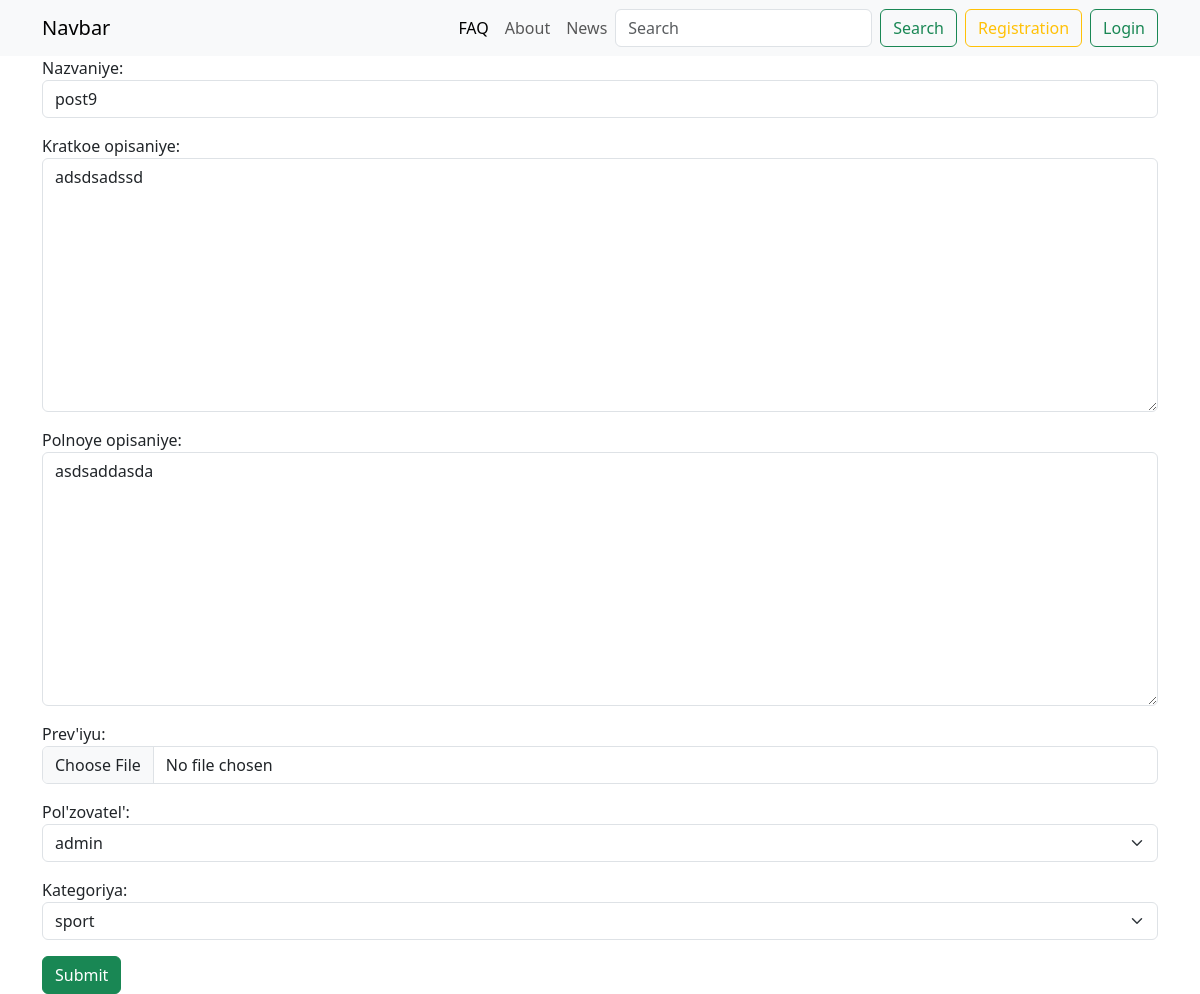
The app's page /news/post9/edit/, older data.
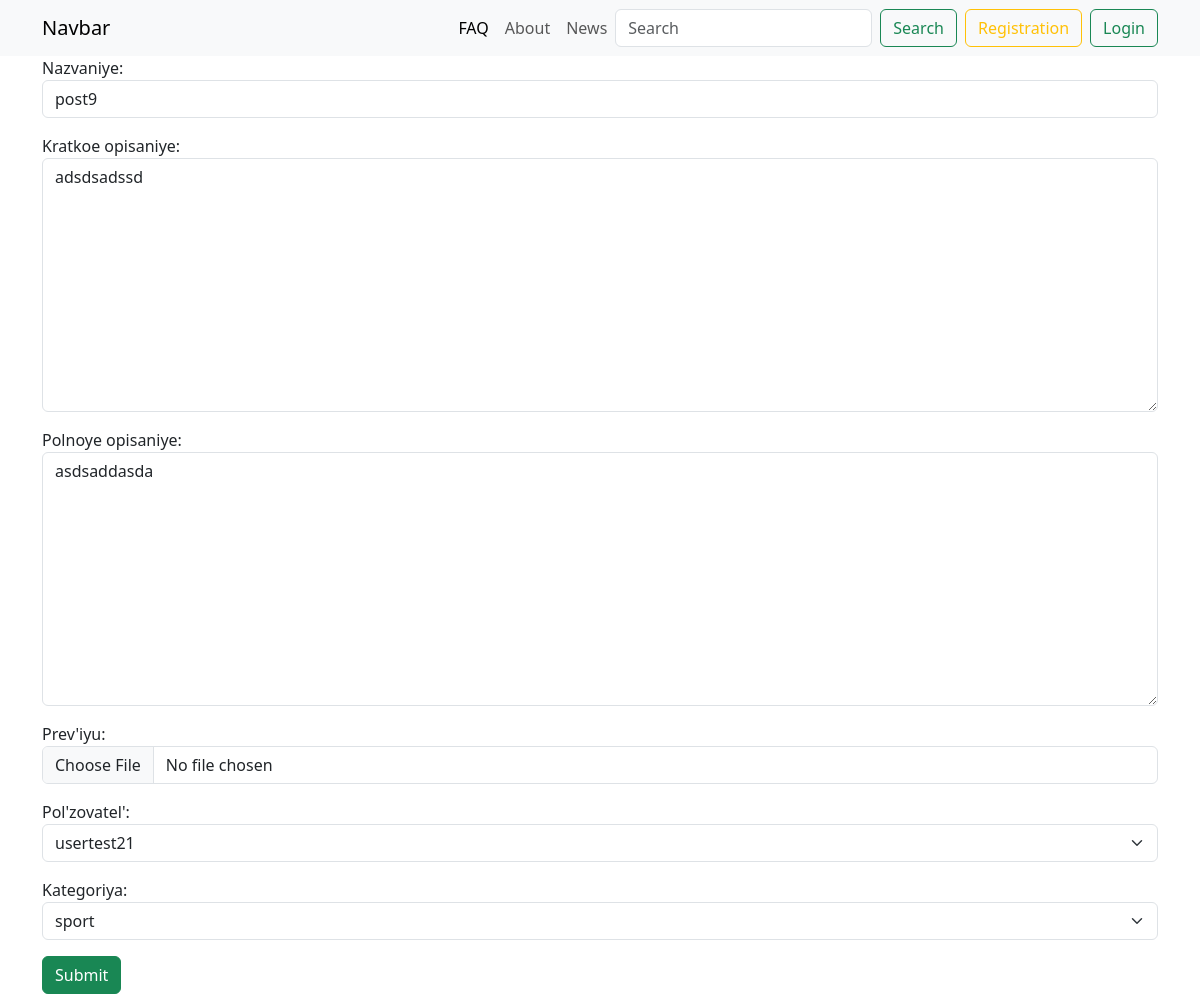
The same page, newer data.
### apps/main/models.py (models this page shows, shortened)
class BaseModel(models.Model):
    created_at = models.DateTimeField(
        verbose_name="Data cozdaniya", auto_now_add="True")  # 2026-04-09 15:10
    updated_at = models.DateField(
        verbose_name="Data izmeneniya", auto_now_add="True")
    class Meta:
        abstract = True  # makes it so that this model is not added to the database / abstract model

class Post(BaseModel):
    title = models.CharField(
        max_length=100, verbose_name="nazvaniye", unique=True)
    slug = models.SlugField(max_length=140, verbose_name="Slag", unique=True)
    short_description = models.TextField(verbose_name="Kratkoe opisaniye")
    full_description = models.TextField(
        verbose_name="polnoye opisaniye", null=True, blank=True)
    preview = models.ImageField(
        upload_to="media/previews/%y/%m/%d", verbose_name="prev'iyu")
    views_quantity = models.IntegerField(
        default=0, verbose_name="Kol-vo prosmotrov")
    is_active = models.BooleanField(default=True, verbose_name="Aktivna")
    author = models.ForeignKey(
        "auth.User", on_delete=models.CASCADE, verbose_name="pol'zovatel'")
    category = models.ForeignKey(
        Category, on_delete=models.CASCADE, verbose_name="Kategoriya")
    class Meta:
        verbose_name = "post"
        verbose_name_plural = "Posts"

### apps/main/views.py (the view, shortened to what this page needs)
# urls.py: path("news/<slug:slug>/edit/", views.PostUpdateView.as_view(), name="news-edit"),
class PostUpdateView(UpdateView):
    model = Post
    form_class = PostForm
    template_name = "main/news_create.html"
    slug_url_kwarg = "slug"

### apps/main/forms.py
class PostForm(forms.ModelForm):
    class Meta:
        model=Post
        fields=["title", "short_description", "full_description", "preview", "author" ,"category"]
        widgets={
            "title": forms.TextInput(attrs={
                "class":"form-control",
                "placeholder":"write title..."
            }),
            "short_description": forms.Textarea(attrs={
                "class":"form-control",
                "placeholder":"write short description..."
            }),
            "full_description": forms.Textarea(attrs={
                "class":"form-control",
                "placeholder":" full description..."
            }),
            "preview": forms.FileInput(attrs={
                "class":"form-control"
            }),
            "category":forms.Select(attrs={
                "class":"form-select"
            }),
            "author":forms.Select(attrs={
                "class":"form-select"
            })
        }

### apps/main/models.py (called while the page is built)
    def __str__(self):
        return self.name

### apps/main/templates/main/news_create.html (shortened to what this page needs)
{% extends "base.html" %}
{% block content %}
<form action="" method="post" class="container" enctype="multipart/form-data">
    {{ form.as_p }}
    <button class="btn btn-success">Submit</button>
</form>
{% endblock %}

Row changes from the older to the newer data that the page shows:
changed Post "post9": author "admin" → "usertest21"
